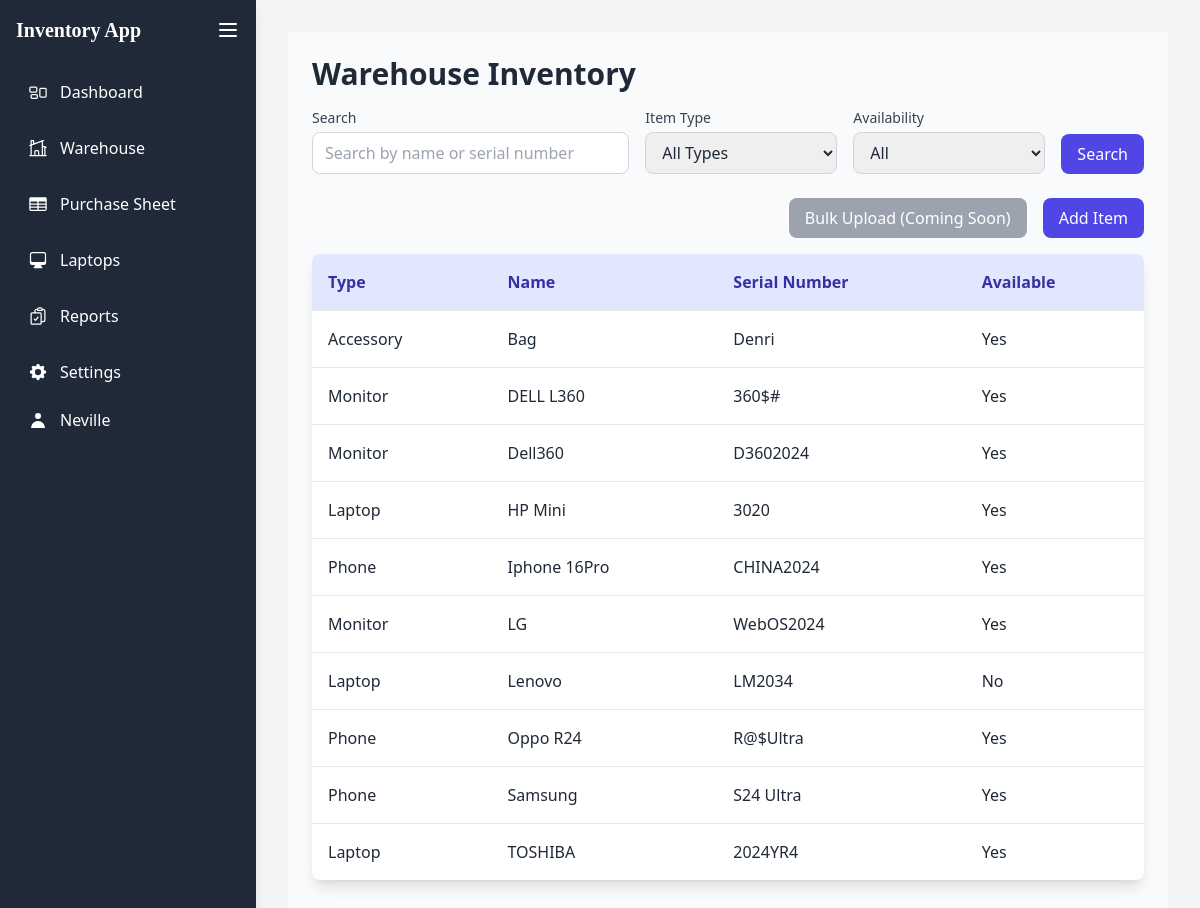
/purchases/warehouse/ (signed in), run on the app's committed database.
### purchases/models.py (models this page shows, shortened)
class WarehouseItem(models.Model):
    ITEM_TYPES = (
        ('laptop', 'Laptop'),
        ('monitor', 'Monitor'),
        ('phone', 'Phone'),
        ('accessory', 'Accessory'),
    )
    item_type = models.CharField(max_length=20, choices=ITEM_TYPES)
    name = models.CharField(max_length=100)
    serial_number = models.CharField(max_length=100, unique=True)
    date_added = models.DateField(auto_now_add=True)
    is_available = models.BooleanField(default=True)

### purchases/views.py (the view)
# urls.py: path('warehouse/', views.warehouse, name='warehouse'),
@login_required
def warehouse(request):
    if request.method == 'POST':
        form = WarehouseItemForm(request.POST)
        if form.is_valid():
            form.save()
            messages.success(request, 'Item added to warehouse successfully!')
            return redirect('purchases:warehouse')
        else:
            messages.error(request, 'Failed to add item. Please check the form.')
    else:
        form = WarehouseItemForm()
    items = WarehouseItem.objects.all()
    search_query = request.GET.get('q', '')
    if search_query:
        items = items.filter(
            Q(name__icontains=search_query) |
            Q(serial_number__icontains=search_query)
        )
    item_type = request.GET.get('type', '')
    if item_type:
        items = items.filter(item_type=item_type)
    available = request.GET.get('available', '')
    if available in ('true', 'false'):
        items = items.filter(is_available=(available == 'true'))
    items = items.order_by('name')
    paginator = Paginator(items, 10)
    page_number = request.GET.get('page')
    page_obj = paginator.get_page(page_number)
    item_types = WarehouseItem.ITEM_TYPE_CHOICES if hasattr(WarehouseItem, 'ITEM_TYPE_CHOICES') else []
    return render(request, 'purchases/warehouse.html', {
        'form': form,
        'page_obj': page_obj,
        'item_types': item_types,
        'total_items': paginator.count,
    })

### purchases/forms.py
class WarehouseItemForm(forms.ModelForm):
    class Meta:
        model = WarehouseItem
        fields = ['item_type', 'name', 'serial_number']
        widgets = {
            'item_type': forms.Select(attrs={'class': 'mt-1 block w-full rounded-md border-gray-300'}),
            'name': forms.TextInput(attrs={'class': 'mt-1 block w-full rounded-md border-gray-300'}),
            'serial_number': forms.TextInput(attrs={'class': 'mt-1 block w-full rounded-md border-gray-300'}),
        }

### templates/purchases/warehouse.html (shortened to what this page needs)
{% extends 'base.html' %}
{% load custom_tags %}
{% block content %}
<div class="max-w-6xl mx-auto p-6 bg-gray-50 min-h-screen">
  <div class="mb-6">
    <h2 class="text-3xl font-bold text-gray-800 mb-4">Warehouse Inventory</h2>
    <form method="GET" class="flex flex-wrap gap-4 items-end">
      <div class="flex-1 min-w-[200px]">
        <label class="block text-sm font-medium text-gray-700 mb-1">Search</label>
        <input type="text" name="q" value="{{ request.GET.q }}" placeholder="Search by name or serial number"
               class="w-full px-3 py-2 border border-gray-300 rounded-lg focus:ring-indigo-500 focus:border-indigo-500">
      </div>
      <div class="w-48">
        <label class="block text-sm font-medium text-gray-700 mb-1">Item Type</label>
        <select name="type" class="w-full px-3 py-2 border border-gray-300 rounded-lg focus:ring-indigo-500 focus:border-indigo-500">
          <option value="">All Types</option>
        </select>
      </div>
      <div class="w-48">
        <label class="block text-sm font-medium text-gray-700 mb-1">Availability</label>
        <select name="available" class="w-full px-3 py-2 border border-gray-300 rounded-lg focus:ring-indigo-500 focus:border-indigo-500">
          <option value="">All</option>
        </select>
      </div>
      <button type="submit" class="px-4 py-2 bg-indigo-600 text-white rounded-lg hover:bg-indigo-700 transition-colors">
        Search
      </button>
    </form>
  </div>
  <div class="flex justify-end mb-4">
    <div class="space-x-3">
      <button id="bulkUploadBtn" class="px-4 py-2 bg-gray-400 text-white rounded-lg cursor-not-allowed" disabled>
        Bulk Upload (Coming Soon)
      </button>
      <button id="addItemBtn" class="px-4 py-2 bg-indigo-600 text-white rounded-lg hover:bg-indigo-700 transition-colors">
        Add Item
      </button>
    </div>
  </div>
  <div class="bg-white shadow-lg rounded-lg overflow-hidden">
    <table class="w-full">
      <thead class="bg-indigo-100">
        <tr>
          <th class="p-4 text-left text-indigo-800 font-semibold">Type</th>
          <th class="p-4 text-left text-indigo-800 font-semibold">Name</th>
          <th class="p-4 text-left text-indigo-800 font-semibold">Serial Number</th>
          <th class="p-4 text-left text-indigo-800 font-semibold">Available</th>
        </tr>
      </thead>
      <tbody>
        {% for item in page_obj %}
        <tr class="border-t hover:bg-gray-50 transition-colors">
          <td class="p-4" alt="Item type: {{ item.get_item_type_display }}">{{ item.get_item_type_display }}</td>
          <td class="p-4" alt="Item name: {{ item.name }}">{{ item.name }}</td>
          <td class="p-4" alt="Serial number: {{ item.serial_number }}">{{ item.serial_number }}</td>
          <td class="p-4">{{ item.is_available|yesno:"Yes,No" }}</td>
        </tr>
        {% empty %}
        <tr><td colspan="4" class="p-4 text-center text-gray-500">No items found</td></tr>
        {% endfor %}
      </tbody>
    </table>
  </div>
</div>
{% endblock %}

### templates/base.html (shortened to what this page needs)
<!DOCTYPE html>
<html lang="en">
  <head>
    <script src="https://cdn.tailwindcss.com"></script>
  </head>
  <body class="bg-gray-100 text-gray-800 min-h-screen flex">
    <aside
      id="sidebar"
      class="bg-gray-800 text-white p-4 shadow-lg transition-all duration-300 {% if request.session.sidebar_collapsed %}sidebar-collapsed{% else %}sidebar-expanded{% endif %}"
      hx-target="this"
      hx-swap="outerHTML"
    >
      <div class="flex items-center justify-between mb-6">
        <h2 style="font-family:serif" class="text-xl font-bold {% if request.session.sidebar_collapsed %}hidden{% else %}block{% endif %}">Inventory App</h2>
        <button
          hx-get="{% url 'core:toggle_sidebar' %}"
          class="text-white hover:text-gray-300 focus:outline-none"
        >
          <svg class="h-6 w-6" fill="none" stroke="currentColor" viewBox="0 0 24 24" xmlns="http://www.w3.org/2000/svg">
            <path stroke-linecap="round" stroke-linejoin="round" stroke-width="2" d="M4 6h16M4 12h16M4 18h16"></path>
          </svg>
        </button>
      </div>
      <nav class="space-y-2 flex-1">
        <a href="{% url 'core:dashboard' %}" class="flex items-center p-3 rounded-lg hover:bg-gray-700 transition-colors duration-200 font-medium group">
          <span class="{% if request.session.sidebar_collapsed %}hidden{% else %}block{% endif %}">Dashboard</span>
        </a>
        <a href="{% url 'purchases:warehouse' %}" class="flex items-center p-3 rounded-lg hover:bg-gray-700 transition-colors duration-200 font-medium group">
           <span class="{% if request.session.sidebar_collapsed %}hidden{% else %}block{% endif %}">Warehouse</span>
        </a>
        <a href="{% url 'purchases:purchase_sheet' %}" class="flex items-center p-3 rounded-lg hover:bg-gray-700 transition-colors duration-200 font-medium group">
          <span class="{% if request.session.sidebar_collapsed %}hidden{% else %}block{% endif %}">Purchase Sheet</span>
        </a>
        <a href="{% url 'purchases:laptops' %}" class="flex items-center p-3 rounded-lg hover:bg-gray-700 transition-colors duration-200 font-medium group">
          <span class="{% if request.session.sidebar_collapsed %}hidden{% else %}block{% endif %}">Laptops</span>
        </a>
        <a href="{% url 'core:reports' %}" class="flex items-center p-3 rounded-lg hover:bg-gray-700 transition-colors duration-200 font-medium group">
          <span class="{% if request.session.sidebar_collapsed %}hidden{% else %}block{% endif %}">Reports</span>
        </a>
        <a href="{% url 'core:settings' %}" class="flex items-center p-3 rounded-lg hover:bg-gray-700 transition-colors duration-200 font-medium group">
          <span class="{% if request.session.sidebar_collapsed %}hidden{% else %}block{% endif %}">Settings</span>
        </a>
      </nav>
      {% if request.user.is_authenticated %}
      <div class="mt-auto relative group">
        <button class="flex items-center w-full p-3 rounded-lg hover:bg-gray-700 transition-colors duration-200">
          <svg class="h-5 w-5 mr-3" fill="currentColor" viewBox="0 0 20 20" xmlns="http://www.w3.org/2000/svg">
            <path fill-rule="evenodd" d="M10 9a3 3 0 100-6 3 3 0 000 6zm-7 9a7 7 0 1114 0H3z" clip-rule="evenodd" />
          </svg>
          <span class="{% if request.session.sidebar_collapsed %}hidden{% else %}block truncate{% endif %}">{{ request.user.username }}</span>
        </button>
      </div>
      {% endif %}
    </aside>
    <div class="flex-1 flex flex-col">
      <main class="flex-1 p-8">
        {% block content %}{% endblock %}
      </main>
    </div>
  </body>
</html>

### templates/base.html (style rules this page uses)
.sidebar-expanded { width: 256px; }

### data on the page
WarehouseItem: item_type "Accessory", name "Bag", serial_number "Denri", is_available "Yes"
WarehouseItem: item_type "Monitor", name "DELL L360", serial_number "360$#", is_available "Yes"
WarehouseItem: item_type "Monitor", name "Dell360", serial_number "D3602024", is_available "Yes"
WarehouseItem: item_type "Laptop", name "HP Mini", serial_number "3020", is_available "Yes"
WarehouseItem: item_type "Phone", name "Iphone 16Pro", serial_number "CHINA2024", is_available "Yes"
WarehouseItem: item_type "Monitor", name "LG", serial_number "WebOS2024", is_available "Yes"
WarehouseItem: item_type "Laptop", name "Lenovo", serial_number "LM2034", is_available "No"
WarehouseItem: item_type "Phone", name "Oppo R24", serial_number "R@$Ultra", is_available "Yes"
WarehouseItem: item_type "Phone", name "Samsung", serial_number "S24 Ultra", is_available "Yes"
WarehouseItem: item_type "Laptop", name "TOSHIBA", serial_number "2024YR4", is_available "Yes"

### other printed values
{{ request.user.username }} "Neville"
